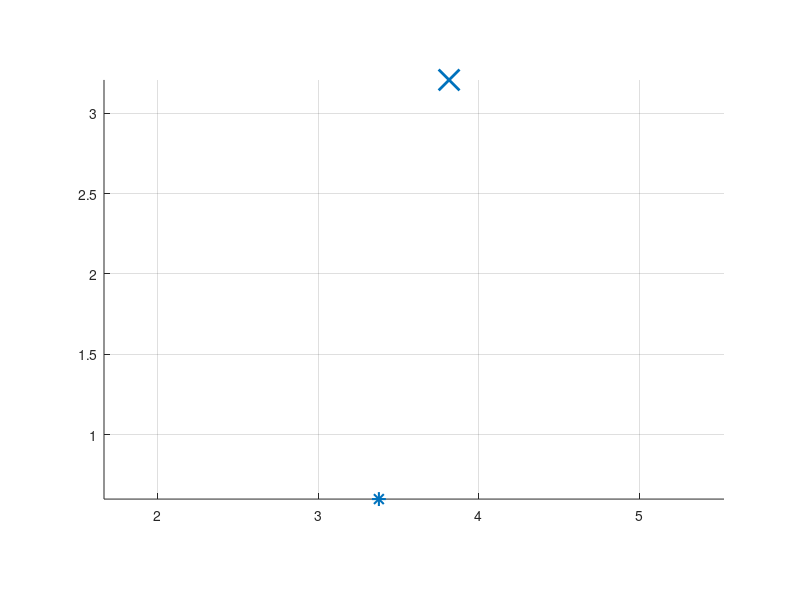

This figure's MATLAB source: (Note: this script raises an error after producing the figure.)
function multiRobotSimulator()
% MULTIROBOTSIMULATOR - Simulates 12 robots using dynamic path planning
% 
% This simulator tests the real-time path planning algorithm with 12 robots
% (1 "real" robot + 11 digital twins) all running the same controller code.
% Each robot has randomly assigned start and goal positions.
% OPEN SPACE - no static obstacles, robots only avoid each other

    clearvars; close all;
    rng(42); % Set random seed for reproducibility
    
    %% SIMULATION PARAMETERS
    SIM.numRobots = 12;
    SIM.maxTime = 300; % Maximum simulation time [s]
    SIM.dt = 1/30; % Time step [s] (30 Hz control rate)
    SIM.mapSize = [5.5, 5.0]; % [width, height] in meters
    SIM.realTimeMode = true; % Set to true for real-time visualization
    
    %% CONTROLLER CONFIGURATION (same as real robot)
    CFG.lookaheadDist = 0.35;
    CFG.targetLinearVel = 0.25;
    CFG.minTurnRadius = 0.2;
    CFG.recoveryDuration = 1.0;
    CFG.posTolerance = 0.2;
    CFG.headingTolerance = deg2rad(25);
    CFG.maxLinVel = 0.25;
    CFG.maxAngVel = deg2rad(60);
    
    % Path planning parameters
    CFG.replanInterval = 1.0;
    CFG.rrtMaxIter = 500;
    CFG.rrtStepSize = 0.3;
    CFG.rrtGoalBias = 0.15;
    CFG.rrtNeighborRadius = 0.8;
    
    % Dynamic obstacle parameters
    CFG.robotSafetyRadius = 0.35;
    CFG.predictionHorizon = 3.0;
    CFG.velocityScaleFactor = 1.5;
    
    % Kalman filter parameters
    CFG.kf_processNoise = 0.1;
    CFG.kf_measureNoise = 0.05;
    
    %% NO STATIC OBSTACLES - Open space navigation
    staticObstacles = []; % Empty - robots only avoid each other
    
    %% INITIALIZE ROBOTS
    fprintf('Initializing %d robots in open space...\n', SIM.numRobots);
    robots = struct();
    
    % Define margin from edges
    edgeMargin = 0.5;
    
    for i = 1:SIM.numRobots
        robotId = sprintf('robot%02d', i);
        
        % Generate random start position (with minimum separation)
        validStart = false;
        attempts = 0;
        while ~validStart && attempts < 100
            x = edgeMargin + rand * (SIM.mapSize(1) - 2*edgeMargin);
            y = edgeMargin + rand * (SIM.mapSize(2) - 2*edgeMargin);
            
            % Check distance to other robots
            validStart = true;
            existingIds = fieldnames(robots);
            for j = 1:length(existingIds)
                dist = sqrt((x - robots.(existingIds{j}).pose(1))^2 + ...
                           (y - robots.(existingIds{j}).pose(2))^2);
                if dist < 0.8
                    validStart = false;
                    break;
                end
            end
            attempts = attempts + 1;
        end
        
        % Generate random goal position (different from start)
        validGoal = false;
        attempts = 0;
        while ~validGoal && attempts < 100
            gx = edgeMargin + rand * (SIM.mapSize(1) - 2*edgeMargin);
            gy = edgeMargin + rand * (SIM.mapSize(2) - 2*edgeMargin);
            
            % Must be far from start
            distFromStart = sqrt((gx - x)^2 + (gy - y)^2);
            if distFromStart > 2.0
                validGoal = true;
            end
            attempts = attempts + 1;
        end
        
        % Initialize robot state
        theta = rand * 2 * pi; % Random initial heading
        robots.(robotId).pose = [x, y, theta]; % [x, y, theta]
        robots.(robotId).velocity = [0, 0]; % [vx, vy]
        robots.(robotId).goal = [gx; gy];
        robots.(robotId).trajectory = [x, y];
        robots.(robotId).reached = false;
        robots.(robotId).reachedTime = inf;
        robots.(robotId).lastReplanTime = -inf;
        robots.(robotId).replanCount = 0;
        robots.(robotId).recoveryTimer = [];
        robots.(robotId).errorHistory = [];
        
        % Initialize with straight-line path to goal
        nPts = 20;
        robots.(robotId).path.x = linspace(x, gx, nPts)';
        robots.(robotId).path.y = linspace(y, gy, nPts)';
        robots.(robotId).path.s = [0; cumsum(sqrt(diff(robots.(robotId).path.x).^2 + ...
                                                   diff(robots.(robotId).path.y).^2))];
        
        % Kalman filter tracking for this robot (from perspective of others)
        robots.(robotId).kf_state = [x; y; 0; 0]; % [x, y, vx, vy]
        robots.(robotId).kf_P = eye(4) * 0.1;
        Q = eye(4) * CFG.kf_processNoise;
        Q(1:2,1:2) = Q(1:2,1:2) * 0.1;
        robots.(robotId).kf_Q = Q;
        robots.(robotId).kf_R = eye(2) * CFG.kf_measureNoise;
        
        fprintf('  %s: Start(%.2f, %.2f) -> Goal(%.2f, %.2f)\n', ...
                robotId, x, y, gx, gy);
    end
    
    %% VISUALIZATION SETUP
    figure('Name', 'Multi-Robot Simulation - Live View', 'Position', [50 50 1400 900]);
    
    % Color map for robots
    colors = lines(SIM.numRobots);
    
    % Initialize plots for each robot
    robotIds = fieldnames(robots);
    plotHandles = struct();
    
    hold on; grid on; axis equal;
    
    for i = 1:length(robotIds)
        rid = robotIds{i};
        col = colors(i,:);
        
        % Goal marker
        plot(robots.(rid).goal(1), robots.(rid).goal(2), 'x', ...
             'Color', col, 'MarkerSize', 15, 'LineWidth', 2);
        
        % Start marker
        plot(robots.(rid).pose(1), robots.(rid).pose(2), '*', ...
             'Color', col, 'MarkerSize', 10, 'LineWidth', 1.5);
        
        % Path line
        plotHandles.(rid).path = plot(robots.(rid).path.x, robots.(rid).path.y, ...
                                      '--', 'Color', col, 'LineWidth', 1.0, 'Color', [col 0.3]);
        
        % Trajectory line
        plotHandles.(rid).traj = plot(NaN, NaN, ':', 'Color', col, 'LineWidth', 2.0);
        
        % Robot position (larger for visibility)
        plotHandles.(rid).robot = plot(NaN, NaN, 'o', 'Color', col, ...
                                       'MarkerSize', 12, 'MarkerFaceColor', col);
        
        % Robot heading indicator
        plotHandles.(rid).heading = plot(NaN, NaN, '-', 'Color', col, 'LineWidth', 2.5);
        
        % Safety radius circle
        theta_circle = linspace(0, 2*pi, 30);
        plotHandles.(rid).safetyCircle = plot(NaN, NaN, ':', 'Color', [col 0.2], 'LineWidth', 1);
    end
    
    xlabel('X Position [m]'); ylabel('Y Position [m]');
    title('Multi-Robot Simulation - Real-Time Path Planning (Open Space)');
    xlim([-0.5, SIM.mapSize(1)]); ylim([-0.5, SIM.mapSize(2)]);
    
    %% SIMULATION LOOP
    if SIM.realTimeMode
        fprintf('\nStarting REAL-TIME simulation...\n');
        fprintf('Watch the robots navigate in real-time!\n\n');
    else
        fprintf('\nStarting FAST simulation...\n\n');
    end
    
    simTime = 0;
    frameCount = 0;
    
    while simTime < SIM.maxTime
        frameStart = tic;
        
        % Update all Kalman filters with current measurements
        for i = 1:length(robotIds)
            rid = robotIds{i};
            if robots.(rid).reached
                continue;
            end
            
            % Kalman prediction
            F = [1 0 SIM.dt 0;
                 0 1 0 SIM.dt;
                 0 0 1 0;
                 0 0 0 1];
            robots.(rid).kf_state = F * robots.(rid).kf_state;
            robots.(rid).kf_P = F * robots.(rid).kf_P * F' + robots.(rid).kf_Q;
            
            % Kalman update
            H = [1 0 0 0; 0 1 0 0];
            z = robots.(rid).pose(1:2)';
            y_inn = z - H * robots.(rid).kf_state;
            S = H * robots.(rid).kf_P * H' + robots.(rid).kf_R;
            K = robots.(rid).kf_P * H' / S;
            robots.(rid).kf_state = robots.(rid).kf_state + K * y_inn;
            robots.(rid).kf_P = (eye(4) - K * H) * robots.(rid).kf_P;
            
            % Update velocity estimate
            robots.(rid).velocity = robots.(rid).kf_state(3:4)';
        end
        
        % Control and update each robot
        for i = 1:length(robotIds)
            rid = robotIds{i};
            
            if robots.(rid).reached
                continue;
            end
            
            % Check if goal reached
            distToGoal = sqrt((robots.(rid).pose(1) - robots.(rid).goal(1))^2 + ...
                             (robots.(rid).pose(2) - robots.(rid).goal(2))^2);
            if distToGoal < CFG.posTolerance
                robots.(rid).reached = true;
                robots.(rid).reachedTime = simTime;
                fprintf('  [%.1fs] %s reached goal (replans: %d)\n', ...
                        simTime, rid, robots.(rid).replanCount);
                continue;
            end
            
            % Path replanning
            if (simTime - robots.(rid).lastReplanTime) >= CFG.replanInterval
                % Create dynamic obstacles from other robots
                otherRobotsList = createOtherRobotsList(robots, rid, CFG);
                obstacles = createDynamicObstaclesSim(staticObstacles, otherRobotsList, CFG);
                
                % Run RRT* planner
                newPath = rrtStarPlanner(robots.(rid).pose, robots.(rid).goal, obstacles, CFG, SIM.mapSize);
                
                if ~isempty(newPath)
                    robots.(rid).path = smoothPathSim(newPath, CFG.minTurnRadius);
                    robots.(rid).replanCount = robots.(rid).replanCount + 1;
                    
                    % Update path visualization
                    set(plotHandles.(rid).path, 'XData', robots.(rid).path.x, ...
                        'YData', robots.(rid).path.y);
                end
                robots.(rid).lastReplanTime = simTime;
            end
            
            % Pure Pursuit Control
            [lookaheadX, lookaheadY, ~, crossTrackError] = ...
                findLookaheadSim(robots.(rid).pose(1), robots.(rid).pose(2), ...
                                 robots.(rid).path, CFG.lookaheadDist);
            
            % Update error history
            robots.(rid).errorHistory = [robots.(rid).errorHistory, crossTrackError];
            if length(robots.(rid).errorHistory) > 30
                robots.(rid).errorHistory = robots.(rid).errorHistory(end-29:end);
            end
            
            % Recovery mode
            if ~isempty(robots.(rid).recoveryTimer)
                recoveryElapsed = simTime - robots.(rid).recoveryTimer;
                if recoveryElapsed < CFG.recoveryDuration
                    linVel = 0.0;
                    angVel = deg2rad(30);
                else
                    robots.(rid).recoveryTimer = [];
                end
            else
                % Normal Pure Pursuit control
                dx = lookaheadX - robots.(rid).pose(1);
                dy = lookaheadY - robots.(rid).pose(2);
                desiredHeading = atan2(dy, dx);
                headingError = wrapToPi(desiredHeading - robots.(rid).pose(3));
                distToLookahead = sqrt(dx^2 + dy^2);
                
                angVel = (2 * CFG.targetLinearVel * sin(headingError)) / distToLookahead;
                
                if abs(headingError) < deg2rad(90)
                    linVel = CFG.targetLinearVel * cos(headingError);
                else
                    linVel = CFG.targetLinearVel * 0.3;
                end
            end
            
            % Apply velocity limits
            linVel = max(0, min(linVel, CFG.maxLinVel));
            angVel = max(-CFG.maxAngVel, min(angVel, CFG.maxAngVel));
            
            % Update robot state (simple kinematic model)
            robots.(rid).pose(1) = robots.(rid).pose(1) + linVel * cos(robots.(rid).pose(3)) * SIM.dt;
            robots.(rid).pose(2) = robots.(rid).pose(2) + linVel * sin(robots.(rid).pose(3)) * SIM.dt;
            robots.(rid).pose(3) = wrapToPi(robots.(rid).pose(3) + angVel * SIM.dt);
            
            % Update trajectory
            robots.(rid).trajectory = [robots.(rid).trajectory; robots.(rid).pose(1:2)];
        end
        
        % Update visualization EVERY FRAME in real-time mode
        if SIM.realTimeMode || mod(frameCount, 5) == 0
            for i = 1:length(robotIds)
                rid = robotIds{i};
                
                % Update robot position
                set(plotHandles.(rid).robot, 'XData', robots.(rid).pose(1), ...
                    'YData', robots.(rid).pose(2));
                
                % Update heading indicator
                headingLen = 0.25;
                hx = [robots.(rid).pose(1), robots.(rid).pose(1) + headingLen * cos(robots.(rid).pose(3))];
                hy = [robots.(rid).pose(2), robots.(rid).pose(2) + headingLen * sin(robots.(rid).pose(3))];
                set(plotHandles.(rid).heading, 'XData', hx, 'YData', hy);
                
                % Update trajectory
                set(plotHandles.(rid).traj, 'XData', robots.(rid).trajectory(:,1), ...
                    'YData', robots.(rid).trajectory(:,2));
                
                % Update safety circle
                if ~robots.(rid).reached
                    theta_circle = linspace(0, 2*pi, 30);
                    circleX = robots.(rid).pose(1) + CFG.robotSafetyRadius * cos(theta_circle);
                    circleY = robots.(rid).pose(2) + CFG.robotSafetyRadius * sin(theta_circle);
                    set(plotHandles.(rid).safetyCircle, 'XData', circleX, 'YData', circleY);
                end
            end
            
            % Count reached robots properly
            numReached = 0;
            for i = 1:length(robotIds)
                if robots.(robotIds{i}).reached
                    numReached = numReached + 1;
                end
            end
            
            % Update title with stats
            title(sprintf('Multi-Robot Simulation | t=%.1fs | Robots: %d/%d reached goal', ...
                         simTime, numReached, SIM.numRobots));
            drawnow limitrate;
        end
        
        % Check if all robots reached goal
        allReached = true;
        for i = 1:length(robotIds)
            if ~robots.(robotIds{i}).reached
                allReached = false;
                break;
            end
        end
        
        if allReached
            fprintf('\n✓ All robots reached their goals!\n');
            break;
        end
        
        % Advance simulation time
        simTime = simTime + SIM.dt;
        frameCount = frameCount + 1;
        
        % Maintain real-time rate (if enabled)
        if SIM.realTimeMode
            elapsed = toc(frameStart);
            if elapsed < SIM.dt
                pause(SIM.dt - elapsed);
            end
        end
    end
    
    %% SIMULATION RESULTS
    fprintf('\n=== Simulation Complete ===\n');
    fprintf('Total time: %.1f seconds\n', simTime);
    
    for i = 1:length(robotIds)
        rid = robotIds{i};
        if robots.(rid).reached
            fprintf('  %s: Reached in %.1fs (%d replans)\n', ...
                    rid, robots.(rid).reachedTime, robots.(rid).replanCount);
        else
            fprintf('  %s: Did not reach goal\n', rid);
        end
    end
    
    fprintf('\nSimulation finished.\n');
end

%% HELPER: CREATE OTHER ROBOTS LIST
function otherRobotsList = createOtherRobotsList(robots, myRobotId, CFG)
    otherRobotsList = [];
    robotIds = fieldnames(robots);
    
    for i = 1:length(robotIds)
        rid = robotIds{i};
        if strcmp(rid, myRobotId) || robots.(rid).reached
            continue;
        end
        
        otherRobot.x = robots.(rid).kf_state(1);
        otherRobot.y = robots.(rid).kf_state(2);
        otherRobot.vx = robots.(rid).kf_state(3);
        otherRobot.vy = robots.(rid).kf_state(4);
        
        otherRobotsList = [otherRobotsList; otherRobot];
    end
end

%% HELPER: CREATE DYNAMIC OBSTACLES (SIMULATOR VERSION)
function obstacles = createDynamicObstaclesSim(staticObstacles, otherRobotsList, CFG)
    obstacles = [];
    obstacleCount = 0;
    
    % Add static obstacles (none in open space mode)
    for i = 1:size(staticObstacles, 2)
        obstacleCount = obstacleCount + 1;
        obstacles(obstacleCount).x = staticObstacles(1, i);
        obstacles(obstacleCount).y = staticObstacles(2, i);
        obstacles(obstacleCount).radius = 0.15;
    end
    
    % Add dynamic robot obstacles
    for i = 1:length(otherRobotsList)
        robot = otherRobotsList(i);
        
        % Current position
        obstacleCount = obstacleCount + 1;
        obstacles(obstacleCount).x = robot.x;
        obstacles(obstacleCount).y = robot.y;
        speed = sqrt(robot.vx^2 + robot.vy^2);
        obstacles(obstacleCount).radius = CFG.robotSafetyRadius + speed * CFG.velocityScaleFactor * 0.5;
        
        % Predicted positions
        if speed > 0.02
            numPredictions = 5;
            for j = 1:numPredictions
                predTime = (j / numPredictions) * CFG.predictionHorizon;
                obstacleCount = obstacleCount + 1;
                obstacles(obstacleCount).x = robot.x + robot.vx * predTime;
                obstacles(obstacleCount).y = robot.y + robot.vy * predTime;
                obstacles(obstacleCount).radius = CFG.robotSafetyRadius + speed * CFG.velocityScaleFactor * (1 + j/numPredictions);
            end
        end
    end
end

%% HELPER: RRT* PLANNER (SIMULATOR VERSION)
function path = rrtStarPlanner(startPose, goalPos, obstacles, CFG, mapSize)
    tree(1).x = startPose(1);
    tree(1).y = startPose(2);
    tree(1).parent = 0;
    tree(1).cost = 0;
    
    goalX = goalPos(1);
    goalY = goalPos(2);
    
    xMin = 0; xMax = mapSize(1);
    yMin = 0; yMax = mapSize(2);
    
    for iter = 1:CFG.rrtMaxIter
        if rand < CFG.rrtGoalBias
            xRand = goalX;
            yRand = goalY;
        else
            xRand = xMin + rand * (xMax - xMin);
            yRand = yMin + rand * (yMax - yMin);
        end
        
        distances = sqrt(([tree.x] - xRand).^2 + ([tree.y] - yRand).^2);
        [~, nearestIdx] = min(distances);
        xNearest = tree(nearestIdx).x;
        yNearest = tree(nearestIdx).y;
        
        angle = atan2(yRand - yNearest, xRand - xNearest);
        xNew = xNearest + CFG.rrtStepSize * cos(angle);
        yNew = yNearest + CFG.rrtStepSize * sin(angle);
        
        if ~isCollisionFreeSim(xNearest, yNearest, xNew, yNew, obstacles)
            continue;
        end
        
        distances = sqrt(([tree.x] - xNew).^2 + ([tree.y] - yNew).^2);
        nearInds = find(distances < CFG.rrtNeighborRadius);
        
        minCost = inf;
        bestParent = nearestIdx;
        for i = 1:length(nearInds)
            idx = nearInds(i);
            cost = tree(idx).cost + sqrt((tree(idx).x - xNew)^2 + (tree(idx).y - yNew)^2);
            if cost < minCost && isCollisionFreeSim(tree(idx).x, tree(idx).y, xNew, yNew, obstacles)
                minCost = cost;
                bestParent = idx;
            end
        end
        
        newIdx = length(tree) + 1;
        tree(newIdx).x = xNew;
        tree(newIdx).y = yNew;
        tree(newIdx).parent = bestParent;
        tree(newIdx).cost = minCost;
        
        for i = 1:length(nearInds)
            idx = nearInds(i);
            cost = tree(newIdx).cost + sqrt((tree(idx).x - xNew)^2 + (tree(idx).y - yNew)^2);
            if cost < tree(idx).cost && isCollisionFreeSim(xNew, yNew, tree(idx).x, tree(idx).y, obstacles)
                tree(idx).parent = newIdx;
                tree(idx).cost = cost;
            end
        end
        
        distToGoal = sqrt((xNew - goalX)^2 + (yNew - goalY)^2);
        if distToGoal < CFG.rrtStepSize
            path = extractPathSim(tree, newIdx);
            return;
        end
    end
    
    distances = sqrt(([tree.x] - goalX).^2 + ([tree.y] - goalY).^2);
    [minDist, closestIdx] = min(distances);
    if minDist < 1.0
        path = extractPathSim(tree, closestIdx);
    else
        path = [];
    end
end

%% HELPER: COLLISION CHECK
function isFree = isCollisionFreeSim(x1, y1, x2, y2, obstacles)
    isFree = true;
    numChecks = 10;
    for i = 0:numChecks
        t = i / numChecks;
        x = x1 + t * (x2 - x1);
        y = y1 + t * (y2 - y1);
        
        for j = 1:length(obstacles)
            dist = sqrt((x - obstacles(j).x)^2 + (y - obstacles(j).y)^2);
            if dist < obstacles(j).radius
                isFree = false;
                return;
            end
        end
    end
end

%% HELPER: EXTRACT PATH
function path = extractPathSim(tree, goalIdx)
    pathX = [];
    pathY = [];
    currentIdx = goalIdx;
    
    while currentIdx ~= 0
        pathX = [tree(currentIdx).x; pathX];
        pathY = [tree(currentIdx).y; pathY];
        currentIdx = tree(currentIdx).parent;
    end
    
    path.x = pathX;
    path.y = pathY;
    path.s = [0; cumsum(sqrt(diff(pathX).^2 + diff(pathY).^2))];
end

%% HELPER: SMOOTH PATH
function smoothPath = smoothPathSim(roughPath, minTurnRadius)
    if length(roughPath.x) < 3
        smoothPath = roughPath;
        return;
    end
    
    numWaypoints = min(length(roughPath.x), 8);
    indices = round(linspace(1, length(roughPath.x), numWaypoints));
    wpX = roughPath.x(indices);
    wpY = roughPath.y(indices);
    
    waypoints = zeros(numWaypoints, 3);
    for i = 1:numWaypoints-1
        dx = wpX(i+1) - wpX(i);
        dy = wpY(i+1) - wpY(i);
        waypoints(i,:) = [wpX(i), wpY(i), atan2(dy, dx)];
    end
    waypoints(numWaypoints,:) = [wpX(numWaypoints), wpY(numWaypoints), waypoints(numWaypoints-1,3)];
    
    dubinsPlanner = dubinsConnection('MinTurningRadius', minTurnRadius);
    fullPath = [];
    
    for i = 1:numWaypoints-1
        try
            [segmentObject,~] = connect(dubinsPlanner, waypoints(i,:), waypoints(i+1,:));
            if ~isempty(segmentObject)
                segmentPoints = interpolate(segmentObject{1}, 0:0.05:segmentObject{1}.Length);
                if i > 1
                    segmentPoints = segmentPoints(2:end,:);
                end
                fullPath = [fullPath; segmentPoints];
            end
        catch
            nPts = 20;
            xSeg = linspace(waypoints(i,1), waypoints(i+1,1), nPts)';
            ySeg = linspace(waypoints(i,2), waypoints(i+1,2), nPts)';
            thetaSeg = ones(nPts,1) * waypoints(i,3);
            fullPath = [fullPath; xSeg ySeg thetaSeg];
        end
    end
    
    if isempty(fullPath)
        smoothPath = roughPath;
    else
        smoothPath.x = fullPath(:,1);
        smoothPath.y = fullPath(:,2);
        smoothPath.s = [0; cumsum(sqrt(diff(smoothPath.x).^2 + diff(smoothPath.y).^2))];
    end
end

%% HELPER: FIND LOOKAHEAD
function [lookaheadX, lookaheadY, lookaheadIndex, crossTrackError] = ...
    findLookaheadSim(robotX, robotY, plannedPath, lookaheadDistance)
    
    allDistances = sqrt((plannedPath.x - robotX).^2 + (plannedPath.y - robotY).^2);
    [crossTrackError, closestIndex] = min(allDistances);
    
    sClosest = plannedPath.s(closestIndex);
    sLookaheadTarget = sClosest + lookaheadDistance;
    
    if sLookaheadTarget > plannedPath.s(end)
        lookaheadIndex = length(plannedPath.x);
    else
        lookaheadIndex = find(plannedPath.s >= sLookaheadTarget, 1, 'first');
        if isempty(lookaheadIndex)
            lookaheadIndex = length(plannedPath.x);
        end
    end
    
    lookaheadX = plannedPath.x(lookaheadIndex);
    lookaheadY = plannedPath.y(lookaheadIndex);
end